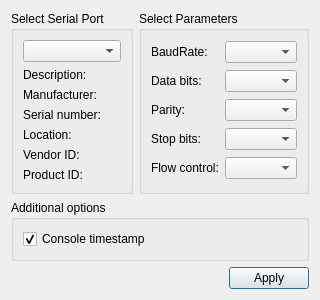
<?xml version="1.0" encoding="UTF-8"?>
<ui version="4.0">
 <class>SettingsDialog</class>
 <widget class="QDialog" name="SettingsDialog">
  <property name="geometry">
   <rect>
    <x>0</x>
    <y>0</y>
    <width>281</width>
    <height>262</height>
   </rect>
  </property>
  <property name="windowTitle">
   <string>Settings</string>
  </property>
  <layout class="QGridLayout" name="gridLayout_3">
   <item row="0" column="1">
    <widget class="QGroupBox" name="parametersBox">
     <property name="title">
      <string>Select Parameters</string>
     </property>
     <layout class="QGridLayout" name="gridLayout_2">
      <item row="0" column="0">
       <widget class="QLabel" name="baudRateLabel">
        <property name="text">
         <string>BaudRate:</string>
        </property>
       </widget>
      </item>
      <item row="0" column="1">
       <widget class="QComboBox" name="baudRateBox"/>
      </item>
      <item row="1" column="0">
       <widget class="QLabel" name="dataBitsLabel">
        <property name="text">
         <string>Data bits:</string>
        </property>
       </widget>
      </item>
      <item row="1" column="1">
       <widget class="QComboBox" name="dataBitsBox"/>
      </item>
      <item row="2" column="0">
       <widget class="QLabel" name="parityLabel">
        <property name="text">
         <string>Parity:</string>
        </property>
       </widget>
      </item>
      <item row="2" column="1">
       <widget class="QComboBox" name="parityBox"/>
      </item>
      <item row="3" column="0">
       <widget class="QLabel" name="stopBitsLabel">
        <property name="text">
         <string>Stop bits:</string>
        </property>
       </widget>
      </item>
      <item row="3" column="1">
       <widget class="QComboBox" name="stopBitsBox"/>
      </item>
      <item row="4" column="0">
       <widget class="QLabel" name="flowControlLabel">
        <property name="text">
         <string>Flow control:</string>
        </property>
       </widget>
      </item>
      <item row="4" column="1">
       <widget class="QComboBox" name="flowControlBox"/>
      </item>
     </layout>
    </widget>
   </item>
   <item row="0" column="0">
    <widget class="QGroupBox" name="selectBox">
     <property name="title">
      <string>Select Serial Port</string>
     </property>
     <layout class="QGridLayout" name="gridLayout">
      <item row="0" column="0">
       <widget class="QComboBox" name="serialPortInfoListBox"/>
      </item>
      <item row="1" column="0">
       <widget class="QLabel" name="descriptionLabel">
        <property name="text">
         <string>Description:</string>
        </property>
       </widget>
      </item>
      <item row="2" column="0">
       <widget class="QLabel" name="manufacturerLabel">
        <property name="text">
         <string>Manufacturer:</string>
        </property>
       </widget>
      </item>
      <item row="3" column="0">
       <widget class="QLabel" name="serialNumberLabel">
        <property name="text">
         <string>Serial number:</string>
        </property>
       </widget>
      </item>
      <item row="4" column="0">
       <widget class="QLabel" name="locationLabel">
        <property name="text">
         <string>Location:</string>
        </property>
       </widget>
      </item>
      <item row="5" column="0">
       <widget class="QLabel" name="vidLabel">
        <property name="text">
         <string>Vendor ID:</string>
        </property>
       </widget>
      </item>
      <item row="6" column="0">
       <widget class="QLabel" name="pidLabel">
        <property name="text">
         <string>Product ID:</string>
        </property>
       </widget>
      </item>
     </layout>
    </widget>
   </item>
   <item row="2" column="0" colspan="2">
    <layout class="QHBoxLayout" name="horizontalLayout">
     <item>
      <spacer name="horizontalSpacer">
       <property name="orientation">
        <enum>Qt::Horizontal</enum>
       </property>
       <property name="sizeHint" stdset="0">
        <size>
         <width>96</width>
         <height>20</height>
        </size>
       </property>
      </spacer>
     </item>
     <item>
      <widget class="QPushButton" name="applyButton">
       <property name="text">
        <string>Apply</string>
       </property>
      </widget>
     </item>
    </layout>
   </item>
   <item row="1" column="0" colspan="2">
    <widget class="QGroupBox" name="additionalOptionsGroupBox">
     <property name="title">
      <string>Additional options</string>
     </property>
     <layout class="QVBoxLayout" name="verticalLayout">
      <item>
       <widget class="QCheckBox" name="timestampCheckBox">
        <property name="text">
         <string>Console timestamp</string>
        </property>
        <property name="checked">
         <bool>true</bool>
        </property>
       </widget>
      </item>
     </layout>
    </widget>
   </item>
  </layout>
 </widget>
 <resources/>
 <connections/>
</ui>
